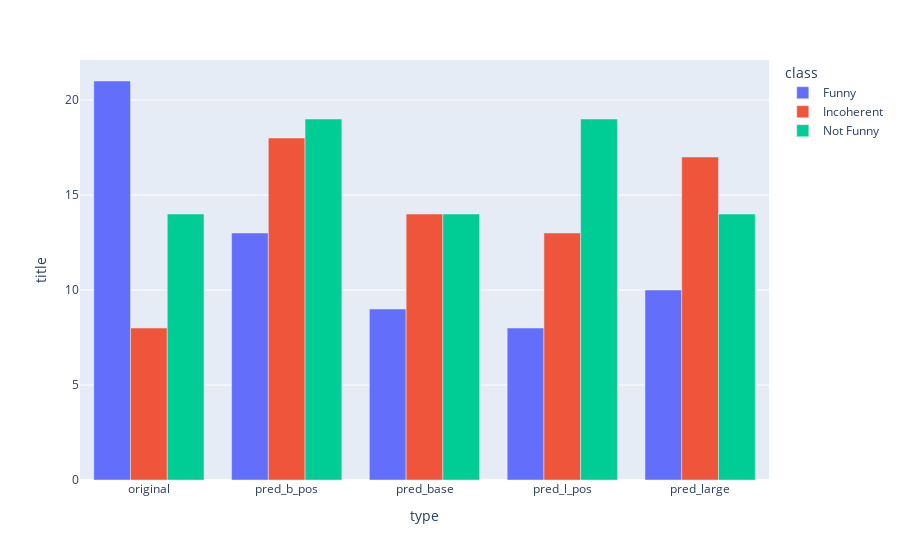

Notebook code for this chart:
### Code cell
px.bar(merged.groupby(["type", "class"]).count().reset_index(), x="type", y="title", color="class", barmode="group")

### Figure 1 — Plotly figure (JSON) as saved in the notebook; plotly's stock layout.template omitted (floating-point values rounded to 4 significant figures)
{"data": [{"alignmentgroup": "True", "hovertemplate": "class=Funny<br>type=%{x}<br>title=%{y}<extra></extra>", "legendgroup": "Funny", "marker": {"color": "#636efa", "pattern": {"shape": ""}}, "name": "Funny", "offsetgroup": "Funny", "orientation": "v", "showlegend": true, "textposition": "auto", "type": "bar", "x": ["original", "pred_b_pos", "pred_base", "pred_l_pos", "pred_large"], "xaxis": "x", "y": [21, 13, 9, 8, 10], "yaxis": "y"}, {"alignmentgroup": "True", "hovertemplate": "class=Incoherent<br>type=%{x}<br>title=%{y}<extra></extra>", "legendgroup": "Incoherent", "marker": {"color": "#EF553B", "pattern": {"shape": ""}}, "name": "Incoherent", "offsetgroup": "Incoherent", "orientation": "v", "showlegend": true, "textposition": "auto", "type": "bar", "x": ["original", "pred_b_pos", "pred_base", "pred_l_pos", "pred_large"], "xaxis": "x", "y": [8, 18, 14, 13, 17], "yaxis": "y"}, {"alignmentgroup": "True", "hovertemplate": "class=Not Funny<br>type=%{x}<br>title=%{y}<extra></extra>", "legendgroup": "Not Funny", "marker": {"color": "#00cc96", "pattern": {"shape": ""}}, "name": "Not Funny", "offsetgroup": "Not Funny", "orientation": "v", "showlegend": true, "textposition": "auto", "type": "bar", "x": ["original", "pred_b_pos", "pred_base", "pred_l_pos", "pred_large"], "xaxis": "x", "y": [14, 19, 14, 19, 14], "yaxis": "y"}], "layout": {"barmode": "group", "legend": {"title": {"text": "class"}, "tracegroupgap": 0}, "margin": {"t": 60}, "xaxis": {"anchor": "y", "domain": [0, 1], "title": {"text": "type"}}, "yaxis": {"anchor": "x", "domain": [0, 1], "title": {"text": "title"}}}}
